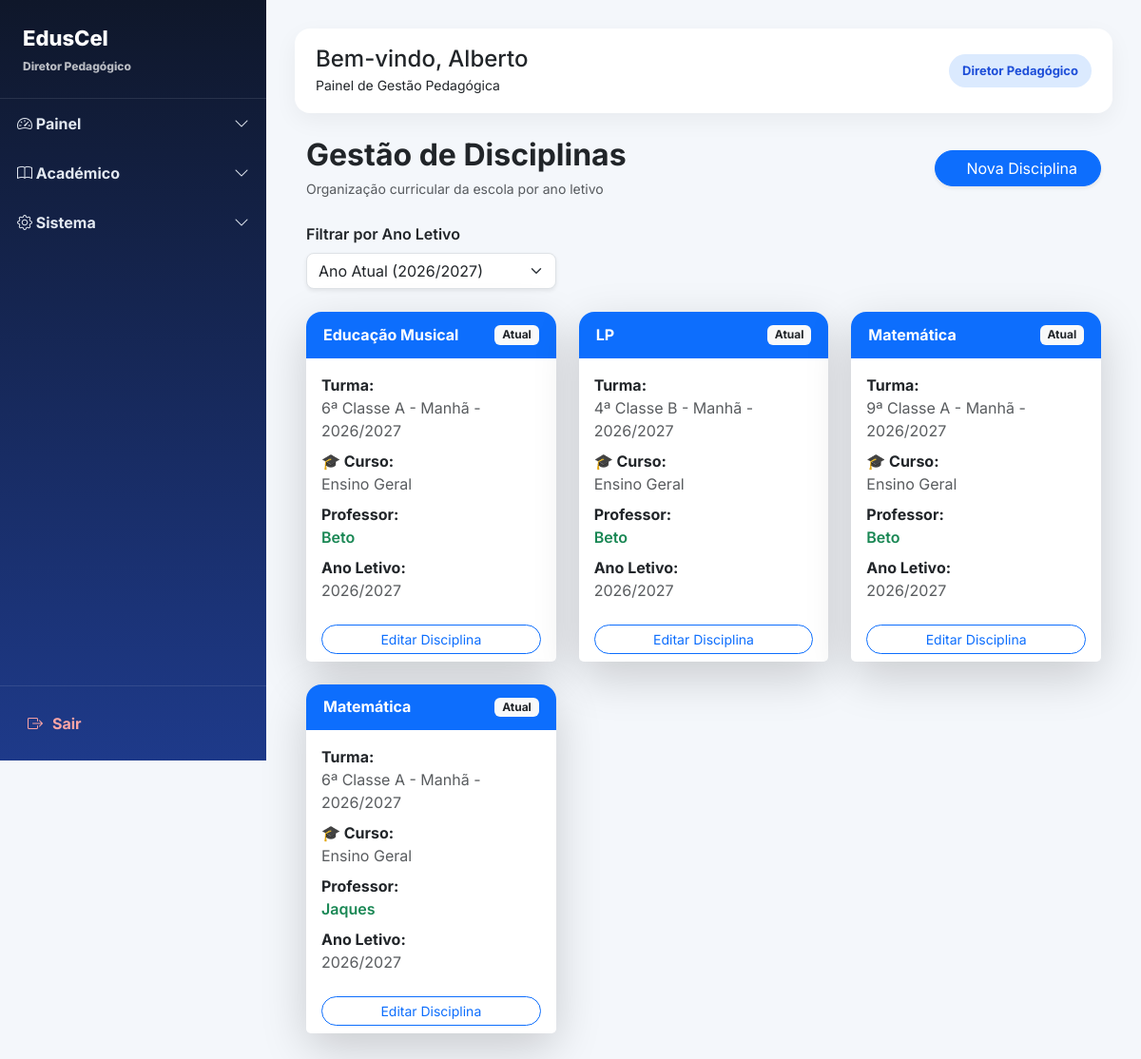
/disciplinas/ (signed in), run on the app's committed database.
### users/models.py (models this page shows, shortened)
class User(AbstractUser):
    ROLE_CHOICES = (
        ("SUPERADMIN", "Super Admin"),
        ("DIRETOR", "Diretor"),
        ("DIRETOR_PEDAGOGICO", "Diretor Pedagógico"),
        ("PROFESSOR", "Professor"),
        ("ALUNO", "Aluno"),
        ("FINANCEIRO", "Financeiro"),
        ("SECRETARIA", "Secretaria"),
    )
    role = models.CharField(
        max_length=25,
        choices=ROLE_CHOICES,
        default="ALUNO",
        verbose_name="Perfil"
    )
    ativo = models.BooleanField(
        default=True,
        verbose_name="Ativo"
    )
    escola = models.ForeignKey(
        "academic.Escola",
        on_delete=models.CASCADE,
        null=True,
        blank=True,
        related_name="usuarios",
        verbose_name="Escola"
    )
    telefone = models.CharField(
        max_length=20,
        unique=True,
        null=True,
        blank=True,
        verbose_name="Telefone"
    )
    telefone_verificado = models.BooleanField(
        default=False,
        verbose_name="Telefone Verificado"
    )
    email_verificado = models.BooleanField(
        default=False,
        verbose_name="Email Verificado"
    )
    criado_em = models.DateTimeField(
        auto_now_add=True,
        verbose_name="Criado em"
    )
    tentativas_login = models.PositiveIntegerField(
        default=0
    )
    bloqueado_ate = models.DateTimeField(
        null=True,
        blank=True
    )
    otp_codigo = models.CharField(
        max_length=128,
        null=True,
        blank=True,
        verbose_name="OTP"
    )
    otp_expira_em = models.DateTimeField(
        null=True,
        blank=True,
        verbose_name="Expira em"
    )
    otp_tentativas = models.PositiveIntegerField(
        default=0,
        verbose_name="Tentativas OTP"
    )
    ultimo_envio_otp = models.DateTimeField(
        null=True,
        blank=True,
        verbose_name="Último envio OTP"
    )
    objects = UserManager()

### academic/models.py (models this page shows, shortened)
class Disciplina(models.Model):
    nome = models.CharField(max_length=90)
    turma = models.ForeignKey(
        Turma,
        on_delete=models.CASCADE,
        related_name="disciplinas"
    )
    professor = models.ForeignKey(
        settings.AUTH_USER_MODEL,
        on_delete=models.CASCADE,
        limit_choices_to={'role': 'PROFESSOR'},
        related_name="disciplinas",
        null=True,
        blank=True
    )
    escola = models.ForeignKey(
        Escola,
        on_delete=models.CASCADE,
        related_name="disciplinas"
    )
    criada_em = models.DateTimeField(auto_now_add=True)
    class Meta:
        unique_together = ('nome', 'turma', 'escola')
        ordering = ["nome"]

class Turma(models.Model):
    CLASSE_CHOICES = [
        ('0', 'Iniciação'),
        ('1', '1ª Classe'),
        ('2', '2ª Classe'),
        ('3', '3ª Classe'),
        ('4', '4ª Classe'),
        ('5', '5ª Classe'),
        ('6', '6ª Classe'),
        ('7', '7ª Classe'),
        ('8', '8ª Classe'),
        ('9', '9ª Classe'),
        ('10', '10ª Classe'),
        ('11', '11ª Classe'),
        ('12', '12ª Classe'),
        ('13', '13ª Classe'),
    ]
    TURNOS = [
        ('MANHA', 'Manhã'),
        ('TARDE', 'Tarde'),
        ('NOITE', 'Noite'),
    ]
    classe = models.CharField(
        max_length=10,
        choices=CLASSE_CHOICES,
        verbose_name="Classe"
    )
    curso = models.ForeignKey(
        'Curso',
        on_delete=models.SET_NULL,
        null=True,
        blank=True,
        related_name="turmas",
        verbose_name="Curso"
    )
    identificador = models.CharField(
        max_length=5,
        verbose_name="Identificador"
    )
    turno = models.CharField(
        max_length=10,
        choices=TURNOS,
        default='MANHA',
        verbose_name='Turno'
    )
    ano_letivo = models.ForeignKey(
        'AnoLetivo',
        on_delete=models.CASCADE,
        related_name="turmas",
        verbose_name="Ano Letivo"
    )
    escola = models.ForeignKey(
        'Escola',
        on_delete=models.CASCADE,
        related_name="turmas",
        verbose_name="Escola"
    )
    professor = models.ForeignKey(
        settings.AUTH_USER_MODEL,
        on_delete=models.SET_NULL,
        related_name="turmas",
        limit_choices_to={"role": "PROFESSOR"},
        null=True,
        blank=True,
        verbose_name="Professor"
    )
    criada_em = models.DateTimeField(
        auto_now_add=True,
        verbose_name="Data de Criação"
    )
    class Meta:
        constraints = [
            models.UniqueConstraint(
                fields=['classe', 'identificador', 'turno', 'ano_letivo', 'escola', 'curso'],
                name='unique_turma_por_curso'
            )
        ]
        verbose_name = "Turma"
        verbose_name_plural = "Turmas"
    def nome_completo(self):
        return f"{self.get_classe_display()} {self.identificador} - {self.get_turno_display()} - {self.ano_letivo}"
    def __str__(self):
        return self.nome_completo()

class AnoLetivo(models.Model):
    nome = models.CharField(max_length=20)  # Ex: 2025/2026
    ativo = models.BooleanField(default=True)
    escola = models.ForeignKey(
        "Escola",
        on_delete=models.CASCADE,
        related_name="anos_letivos"
    )
    def __str__(self):
        return self.nome

### core/views.py (the view)
# urls.py: path('disciplinas/', views.lista_disciplinas, name='disciplinas'),
@login_required
def lista_disciplinas(request):
    escola = get_escola(request)
    if not escola:
        return redirect('dashboard')
    user = request.user
    if user.role == "DIRETOR_PEDAGOGICO":
        base_template = "base_diretor_pedagogico.html"
    elif user.role == "DIRETOR":
        base_template = "base.html"
    elif user.role == "PROFESSOR":
        base_template = "base_professor.html"
    elif user.role == "SECRETARIA":
        base_template = "base_secretaria.html"
    else:
        base_template = "base.html"
    ano_ativo = AnoLetivo.objects.filter(
        escola=escola,
        ativo=True
    ).first()
    ano_id = request.GET.get("ano")
    if user.role in ["DIRETOR", "DIRETOR_PEDAGOGICO"]:
        disciplinas = Disciplina.objects.filter(
            escola=escola
        )
    elif user.role == "PROFESSOR":
        disciplinas = Disciplina.objects.filter(
            escola=escola,
            professor=user
        )
    else:
        return redirect("dashboard")
    if ano_id:
        disciplinas = disciplinas.filter(
            turma__ano_letivo_id=ano_id
        )
    else:
        disciplinas = disciplinas.filter(
            turma__ano_letivo=ano_ativo
        )
    anos = AnoLetivo.objects.filter(
        escola=escola
    ).order_by("-nome")
    return render(request, "disciplinas.html", {
        "disciplinas": disciplinas,
        "anos": anos,
        "ano_selecionado": ano_id,
        "ano_ativo": ano_ativo,
        "base_template": base_template,
    })

### core/views.py (called while the page is built)
def get_escola(request):
    user = request.user
    if user.role == 'SUPERADMIN':
        escola_id = request.session.get('escola_id')
        if escola_id:
            return Escola.objects.filter(id=escola_id).first()
        return None
    return user.escola

### core/templates/disciplinas.html (shortened to what this page needs)
{% extends base_template %}
{% block content %}
<div class="container-fluid mt-4">
<div class="d-flex justify-content-between align-items-center flex-wrap gap-3 mb-4">
    <div>
        <h2 class="fw-bold mb-1">
            Gestão de Disciplinas
        </h2>
        <small class="text-muted">
            Organização curricular da escola por ano letivo
        </small>
    </div>
    {% if user.role == "DIRETOR_PEDAGOGICO" %}
    <a href="{% url 'adicionar_disciplina' %}"
       class="btn btn-primary shadow-sm rounded-pill px-4">
        Nova Disciplina
    </a>
    {% endif %}
</div>
<form method="GET" class="mb-4">
    <div class="row">
        <div class="col-md-4">
            <label class="form-label fw-semibold">
                Filtrar por Ano Letivo
            </label>
            <select name="ano"
                    class="form-select shadow-sm rounded-3"
                    onchange="this.form.submit()">
                <option value="">
                    Ano Atual ({{ ano_ativo.nome }})
                </option>
            </select>
        </div>
    </div>
</form>
<div class="row g-4">
    {% for disciplina in disciplinas %}
    <div class="col-md-6 col-xl-4">
        <div class="card border-0 shadow-lg h-100 rounded-4 hover-card">
            <div class="card-header bg-primary text-white border-0 rounded-top-4">
                <div class="d-flex justify-content-between align-items-center">
                    <h6 class="mb-0 fw-bold">
                        {{ disciplina.nome }}
                    </h6>
                    {% if disciplina.turma.ano_letivo.ativo %}
                        <span class="badge bg-light text-dark">
                            Atual
                        </span>
                    {% else %}
                        <span class="badge bg-secondary">
                            Histórico
                        </span>
                    {% endif %}
                </div>
            </div>
            <div class="card-body">
                <p class="mb-2">
                    <strong>Turma:</strong><br>
                    <span class="text-muted">{{ disciplina.turma }}</span>
                </p>
                <p class="mb-2">
                    <strong>🎓 Curso:</strong><br>
                    {% if disciplina.turma.curso %}
                        <span class="badge bg-info text-dark">
                            {{ disciplina.turma.curso.nome }}
                        </span>
                    {% else %}
                        <span class="text-muted">
                            Ensino Geral
                        </span>
                    {% endif %}
                </p>
                <p class="mb-2">
                    <strong>Professor:</strong><br>
                    {% if disciplina.professor %}
                        <span class="text-success fw-semibold">
                            {{ disciplina.professor.get_full_name|default:disciplina.professor.username }}
                        </span>
                    {% else %}
                        <span class="badge bg-warning text-dark">
                            Não atribuído
                        </span>
                    {% endif %}
                </p>
                <p class="mb-0">
                    <strong>Ano Letivo:</strong><br>
                    <span class="text-muted">
                        {{ disciplina.turma.ano_letivo }}
                    </span>
                </p>
            </div>
            <div class="card-footer bg-white border-0">
                {% if request.user.role|upper == "DIRETOR_PEDAGOGICO" and disciplina.turma.ano_letivo.ativo %}
                    <a href="{% url 'editar_disciplina' disciplina.id %}"
                       class="btn btn-outline-primary btn-sm w-100 rounded-pill">
                        Editar Disciplina
                    </a>
                {% else %}
                    <button class="btn btn-outline-secondary btn-sm w-100 rounded-pill"
                            disabled
                            title="Não é possível editar disciplinas de anos encerrados">
                        Histórico (não editável)
                    </button>
                {% endif %}
            </div>
        </div>
    </div>
    {% endfor %}
</div>
</div>
{% endblock %}

### core/templates/base_diretor_pedagogico.html (shortened to what this page needs)
<!DOCTYPE html>
<html lang="pt">
<head>
    <link href="https://cdn.jsdelivr.net/npm/bootstrap@5.3.2/dist/css/bootstrap.min.css" rel="stylesheet">
    <link rel="stylesheet" href="https://cdn.jsdelivr.net/npm/bootstrap-icons@1.11.1/font/bootstrap-icons.css">
</head>
<body>
<div class="sidebar">
    <div class="logo">
        EdusCel
        <small>Diretor Pedagógico</small>
    </div>
    <div class="menu">
        <button class="menu-btn" data-bs-toggle="collapse" data-bs-target="#painel">
            <span><i class="bi bi-speedometer2"></i> Painel</span>
            <i class="bi bi-chevron-down"></i>
        </button>
        <button class="menu-btn" data-bs-toggle="collapse" data-bs-target="#academico">
            <span><i class="bi bi-book"></i> Académico</span>
            <i class="bi bi-chevron-down"></i>
        </button>
        <button class="menu-btn" data-bs-toggle="collapse" data-bs-target="#sistema">
            <span><i class="bi bi-gear"></i> Sistema</span>
            <i class="bi bi-chevron-down"></i>
        </button>
    </div>
    <div class="logout-box">
        <a href="{% url 'logout' %}">
            <i class="bi bi-box-arrow-right"></i>
            Sair
        </a>
    </div>
</div>
<div class="main">
    <div class="topbar">
        <div>
            <h4 class="mb-0">
                Bem-vindo, {{ request.user.first_name|default:request.user.username }}
            </h4>
            <small>Painel de Gestão Pedagógica</small>
        </div>
        <span class="badge-role">
            Diretor Pedagógico
        </span>
    </div>
    {% block content %}
    {% endblock %}
</div>
</body>
</html>

### core/templates/base_diretor_pedagogico.html (style rules this page uses)
* { font-family: 'Inter', sans-serif; }
body { margin: 0; background: #f4f7fb; }
.sidebar { position: fixed; top: 0; left: 0; width: 280px; height: 100vh; background: linear-gradient(180deg, #0f172a, #1e3a8a); color: #fff; overflow-y: auto; display: flex; flex-direction: column; }
.logo { padding: 24px; font-size: 22px; font-weight: 800; border-bottom: 1px solid rgba(255,255,255,.1); }
.logo small { display: block; font-size: 12px; opacity: .7; margin-top: 4px; }
.menu { flex: 1; }
.menu-btn { width: 100%; text-align: left; padding: 14px 18px; background: transparent; border: none; color: #e2e8f0; font-weight: 700; display: flex; justify-content: space-between; align-items: center; transition: .2s; }
.logout-box { padding: 15px; border-top: 1px solid rgba(255,255,255,.1); }
.logout-box a { display: flex; align-items: center; gap: 10px; color: #fca5a5; text-decoration: none; font-weight: 700; padding: 12px 14px; border-radius: 10px; transition: .2s; }
.main { margin-left: 280px; padding: 30px; }
.topbar { background: #fff; border-radius: 16px; padding: 18px 22px; display: flex; justify-content: space-between; align-items: center; margin-bottom: 25px; box-shadow: 0 8px 25px rgba(0,0,0,.05); }
.badge-role { background: #dbeafe; color: #1d4ed8; padding: 8px 14px; border-radius: 30px; font-weight: 700; font-size: 13px; }

### core/templates/disciplinas.html (style rules this page uses)
.hover-card { transition: all 0.25s ease; }
.card-header { padding: 14px 18px; }

### data on the page
User: user.first_name "Alberto"
Disciplina: nome "Educação Musical", shows "Atual", turma "6ª Classe A - Manhã - 2026/2027", shows "Ensino Geral", professor.get_full_name "Beto", turma.ano_letivo "2026/2027", shows "Editar Disciplina"
Disciplina: nome "LP", shows "Atual", turma "4ª Classe B - Manhã - 2026/2027", shows "Ensino Geral", professor.get_full_name "Beto", turma.ano_letivo "2026/2027", shows "Editar Disciplina"
Disciplina: nome "Matemática", shows "Atual", turma "9ª Classe A - Manhã - 2026/2027", shows "Ensino Geral", professor.get_full_name "Beto", turma.ano_letivo "2026/2027", shows "Editar Disciplina"
Disciplina: nome "Matemática", shows "Atual", turma "6ª Classe A - Manhã - 2026/2027", shows "Ensino Geral", professor.get_full_name "Jaques", turma.ano_letivo "2026/2027", shows "Editar Disciplina"
